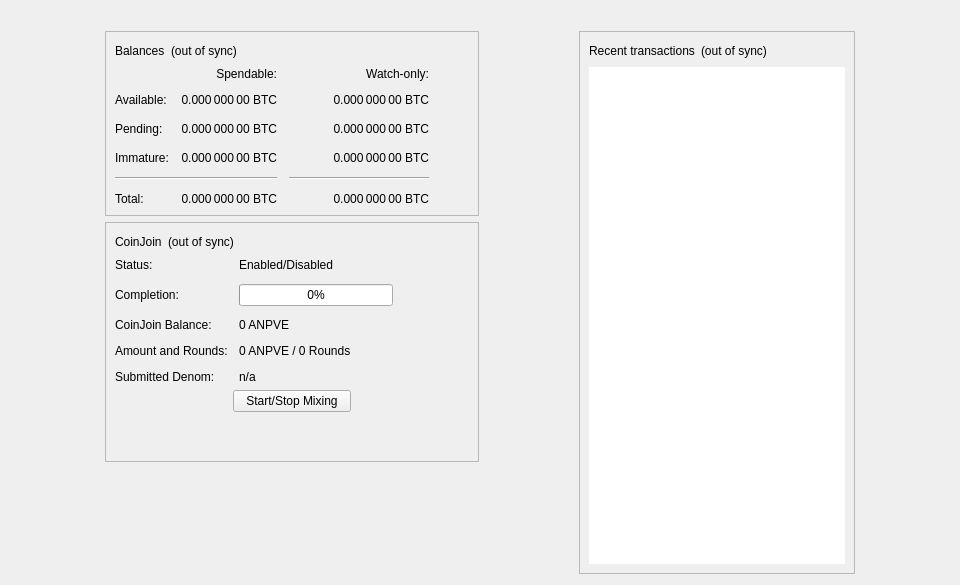
<?xml version="1.0" encoding="UTF-8"?>
<ui version="4.0">
 <class>OverviewPage</class>
 <widget class="QWidget" name="OverviewPage">
  <property name="geometry">
   <rect>
    <x>0</x>
    <y>0</y>
    <width>960</width>
    <height>585</height>
   </rect>
  </property>
  <property name="minimumSize">
   <size>
    <width>960</width>
    <height>0</height>
   </size>
  </property>
  <property name="windowTitle">
   <string>Form</string>
  </property>
  <layout class="QVBoxLayout" name="topLayout">
   <item>
    <widget class="QLabel" name="labelAlerts">
     <property name="visible">
      <bool>false</bool>
     </property>
     <property name="wordWrap">
      <bool>true</bool>
     </property>
     <property name="margin">
      <number>3</number>
     </property>
     <property name="textInteractionFlags">
      <set>Qt::TextSelectableByMouse</set>
     </property>
    </widget>
   </item>
   <item>
    <layout class="QHBoxLayout" name="horizontalLayout" stretch="1,0,1,0,1">
     <item>
      <spacer name="horizontalSpacerLeft">
       <property name="orientation">
        <enum>Qt::Horizontal</enum>
       </property>
       <property name="sizeType">
        <enum>QSizePolicy::Preferred</enum>
       </property>
       <property name="sizeHint" stdset="0">
        <size>
         <width>10</width>
         <height>20</height>
        </size>
       </property>
      </spacer>
     </item>
     <item>
      <layout class="QVBoxLayout" name="verticalLayout_2">
       <item>
        <widget class="QFrame" name="frame">
         <property name="frameShape">
          <enum>QFrame::StyledPanel</enum>
         </property>
         <property name="frameShadow">
          <enum>QFrame::Raised</enum>
         </property>
         <layout class="QVBoxLayout" name="verticalLayout_4">
          <item>
           <layout class="QHBoxLayout" name="horizontalLayout_4">
            <item>
             <widget class="QLabel" name="label_5">
              <property name="text">
               <string>Balances</string>
              </property>
             </widget>
            </item>
            <item>
             <widget class="QLabel" name="labelWalletStatus">
              <property name="toolTip">
               <string>The displayed information may be out of date. Your wallet automatically synchronizes with the AnonPay network after a connection is established, but this process has not completed yet.</string>
              </property>
              <property name="text">
               <string notr="true">(out of sync)</string>
              </property>
              <property name="alignment">
               <set>Qt::AlignLeading|Qt::AlignLeft|Qt::AlignVCenter</set>
              </property>
             </widget>
            </item>
            <item>
             <spacer name="horizontalSpacer_3">
              <property name="orientation">
               <enum>Qt::Horizontal</enum>
              </property>
              <property name="sizeHint" stdset="0">
               <size>
                <width>40</width>
                <height>20</height>
               </size>
              </property>
             </spacer>
            </item>
           </layout>
          </item>
          <item>
           <layout class="QGridLayout" name="gridLayout">
            <property name="spacing">
             <number>12</number>
            </property>
            <item row="2" column="2">
             <widget class="QLabel" name="labelWatchPending">
              <property name="cursor">
               <cursorShape>IBeamCursor</cursorShape>
              </property>
              <property name="toolTip">
               <string>Unconfirmed transactions to watch-only addresses</string>
              </property>
              <property name="text">
               <string notr="true">0.000 000 00 BTC</string>
              </property>
              <property name="alignment">
               <set>Qt::AlignRight|Qt::AlignTrailing|Qt::AlignVCenter</set>
              </property>
              <property name="textInteractionFlags">
               <set>Qt::LinksAccessibleByMouse|Qt::TextSelectableByKeyboard|Qt::TextSelectableByMouse</set>
              </property>
             </widget>
            </item>
            <item row="2" column="1">
             <widget class="QLabel" name="labelUnconfirmed">
              <property name="cursor">
               <cursorShape>IBeamCursor</cursorShape>
              </property>
              <property name="toolTip">
               <string>Total of transactions that have yet to be confirmed, and do not yet count toward the spendable balance</string>
              </property>
              <property name="text">
               <string notr="true">0.000 000 00 BTC</string>
              </property>
              <property name="alignment">
               <set>Qt::AlignRight|Qt::AlignTrailing|Qt::AlignVCenter</set>
              </property>
              <property name="textInteractionFlags">
               <set>Qt::LinksAccessibleByMouse|Qt::TextSelectableByKeyboard|Qt::TextSelectableByMouse</set>
              </property>
             </widget>
            </item>
            <item row="3" column="2">
             <widget class="QLabel" name="labelWatchImmature">
              <property name="cursor">
               <cursorShape>IBeamCursor</cursorShape>
              </property>
              <property name="toolTip">
               <string>Mined balance in watch-only addresses that has not yet matured</string>
              </property>
              <property name="text">
               <string notr="true">0.000 000 00 BTC</string>
              </property>
              <property name="alignment">
               <set>Qt::AlignRight|Qt::AlignTrailing|Qt::AlignVCenter</set>
              </property>
              <property name="textInteractionFlags">
               <set>Qt::LinksAccessibleByMouse|Qt::TextSelectableByKeyboard|Qt::TextSelectableByMouse</set>
              </property>
             </widget>
            </item>
            <item row="4" column="0" colspan="2">
             <widget class="Line" name="lineSpendableBalance">
              <property name="orientation">
               <enum>Qt::Horizontal</enum>
              </property>
             </widget>
            </item>
            <item row="4" column="2">
             <widget class="Line" name="lineWatchBalance">
              <property name="sizePolicy">
               <sizepolicy hsizetype="Preferred" vsizetype="Fixed">
                <horstretch>0</horstretch>
                <verstretch>0</verstretch>
               </sizepolicy>
              </property>
              <property name="minimumSize">
               <size>
                <width>140</width>
                <height>0</height>
               </size>
              </property>
              <property name="orientation">
               <enum>Qt::Horizontal</enum>
              </property>
             </widget>
            </item>
            <item row="5" column="0">
             <widget class="QLabel" name="labelTotalText">
              <property name="text">
               <string>Total:</string>
              </property>
             </widget>
            </item>
            <item row="3" column="1">
             <widget class="QLabel" name="labelImmature">
              <property name="cursor">
               <cursorShape>IBeamCursor</cursorShape>
              </property>
              <property name="toolTip">
               <string>Mined balance that has not yet matured</string>
              </property>
              <property name="text">
               <string notr="true">0.000 000 00 BTC</string>
              </property>
              <property name="alignment">
               <set>Qt::AlignRight|Qt::AlignTrailing|Qt::AlignVCenter</set>
              </property>
              <property name="textInteractionFlags">
               <set>Qt::LinksAccessibleByMouse|Qt::TextSelectableByKeyboard|Qt::TextSelectableByMouse</set>
              </property>
             </widget>
            </item>
            <item row="2" column="3">
             <spacer name="horizontalSpacer_2">
              <property name="orientation">
               <enum>Qt::Horizontal</enum>
              </property>
              <property name="sizeHint" stdset="0">
               <size>
                <width>40</width>
                <height>20</height>
               </size>
              </property>
             </spacer>
            </item>
            <item row="3" column="0">
             <widget class="QLabel" name="labelImmatureText">
              <property name="text">
               <string>Immature:</string>
              </property>
             </widget>
            </item>
            <item row="5" column="1">
             <widget class="QLabel" name="labelTotal">
              <property name="cursor">
               <cursorShape>IBeamCursor</cursorShape>
              </property>
              <property name="toolTip">
               <string>Your current total balance</string>
              </property>
              <property name="text">
               <string notr="true">0.000 000 00 BTC</string>
              </property>
              <property name="alignment">
               <set>Qt::AlignRight|Qt::AlignTrailing|Qt::AlignVCenter</set>
              </property>
              <property name="textInteractionFlags">
               <set>Qt::LinksAccessibleByMouse|Qt::TextSelectableByKeyboard|Qt::TextSelectableByMouse</set>
              </property>
             </widget>
            </item>
            <item row="5" column="2">
             <widget class="QLabel" name="labelWatchTotal">
              <property name="cursor">
               <cursorShape>IBeamCursor</cursorShape>
              </property>
              <property name="toolTip">
               <string>Current total balance in watch-only addresses</string>
              </property>
              <property name="text">
               <string notr="true">0.000 000 00 BTC</string>
              </property>
              <property name="alignment">
               <set>Qt::AlignRight|Qt::AlignTrailing|Qt::AlignVCenter</set>
              </property>
              <property name="textInteractionFlags">
               <set>Qt::LinksAccessibleByMouse|Qt::TextSelectableByKeyboard|Qt::TextSelectableByMouse</set>
              </property>
             </widget>
            </item>
            <item row="0" column="2">
             <widget class="QLabel" name="labelWatchonly">
              <property name="text">
               <string>Watch-only:</string>
              </property>
              <property name="alignment">
               <set>Qt::AlignRight|Qt::AlignTrailing|Qt::AlignVCenter</set>
              </property>
             </widget>
            </item>
            <item row="1" column="0">
             <widget class="QLabel" name="labelBalanceText">
              <property name="text">
               <string>Available:</string>
              </property>
             </widget>
            </item>
            <item row="1" column="1">
             <widget class="QLabel" name="labelBalance">
              <property name="cursor">
               <cursorShape>IBeamCursor</cursorShape>
              </property>
              <property name="toolTip">
               <string>Your current spendable balance</string>
              </property>
              <property name="text">
               <string notr="true">0.000 000 00 BTC</string>
              </property>
              <property name="alignment">
               <set>Qt::AlignRight|Qt::AlignTrailing|Qt::AlignVCenter</set>
              </property>
              <property name="textInteractionFlags">
               <set>Qt::LinksAccessibleByMouse|Qt::TextSelectableByKeyboard|Qt::TextSelectableByMouse</set>
              </property>
             </widget>
            </item>
            <item row="1" column="2">
             <widget class="QLabel" name="labelWatchAvailable">
              <property name="cursor">
               <cursorShape>IBeamCursor</cursorShape>
              </property>
              <property name="toolTip">
               <string>Your current balance in watch-only addresses</string>
              </property>
              <property name="text">
               <string notr="true">0.000 000 00 BTC</string>
              </property>
              <property name="alignment">
               <set>Qt::AlignRight|Qt::AlignTrailing|Qt::AlignVCenter</set>
              </property>
              <property name="textInteractionFlags">
               <set>Qt::LinksAccessibleByMouse|Qt::TextSelectableByKeyboard|Qt::TextSelectableByMouse</set>
              </property>
             </widget>
            </item>
            <item row="2" column="0">
             <widget class="QLabel" name="labelPendingText">
              <property name="text">
               <string>Pending:</string>
              </property>
             </widget>
            </item>
            <item row="0" column="1">
             <widget class="QLabel" name="labelSpendable">
              <property name="text">
               <string>Spendable:</string>
              </property>
              <property name="alignment">
               <set>Qt::AlignRight|Qt::AlignTrailing|Qt::AlignVCenter</set>
              </property>
             </widget>
            </item>
           </layout>
          </item>
         </layout>
        </widget>
       </item>
       <item>
        <widget class="QFrame" name="frameCoinJoin">
         <property name="layoutDirection">
          <enum>Qt::LeftToRight</enum>
         </property>
         <property name="frameShape">
          <enum>QFrame::StyledPanel</enum>
         </property>
         <property name="frameShadow">
          <enum>QFrame::Raised</enum>
         </property>
         <layout class="QVBoxLayout" name="VerticalLayout_PS1">
          <item>
           <layout class="QHBoxLayout" name="horizontalLayout_5">
            <item>
             <widget class="QLabel" name="labelCoinJoinHeader">
              <property name="text">
               <string notr="true">CoinJoin</string>
              </property>
             </widget>
            </item>
            <item>
             <widget class="QLabel" name="labelCoinJoinSyncStatus">
              <property name="toolTip">
               <string>The displayed information may be out of date. Your wallet automatically synchronizes with the AnonPay network after a connection is established, but this process has not completed yet.</string>
              </property>
              <property name="text">
               <string notr="true">(out of sync)</string>
              </property>
              <property name="alignment">
               <set>Qt::AlignLeading|Qt::AlignLeft|Qt::AlignVCenter</set>
              </property>
             </widget>
            </item>
            <item>
             <spacer name="horizontalSpacer_4">
              <property name="orientation">
               <enum>Qt::Horizontal</enum>
              </property>
              <property name="sizeHint" stdset="0">
               <size>
                <width>40</width>
                <height>20</height>
               </size>
              </property>
             </spacer>
            </item>
           </layout>
          </item>
          <item>
           <layout class="QFormLayout" name="coinJoinFormLayout">
            <property name="fieldGrowthPolicy">
             <enum>QFormLayout::AllNonFixedFieldsGrow</enum>
            </property>
            <property name="horizontalSpacing">
             <number>11</number>
            </property>
            <property name="verticalSpacing">
             <number>12</number>
            </property>
            <item row="0" column="0">
             <widget class="QLabel" name="labelCoinJoinEnabledText">
              <property name="text">
               <string>Status:</string>
              </property>
             </widget>
            </item>
            <item row="0" column="1">
             <widget class="QLabel" name="labelCoinJoinEnabled">
              <property name="text">
               <string>Enabled/Disabled</string>
              </property>
             </widget>
            </item>
            <item row="1" column="0">
             <widget class="QLabel" name="labelCompletitionText">
              <property name="text">
               <string>Completion:</string>
              </property>
             </widget>
            </item>
            <item row="1" column="1">
             <widget class="QProgressBar" name="coinJoinProgress">
              <property name="maximumSize">
               <size>
                <width>154</width>
                <height>16777215</height>
               </size>
              </property>
              <property name="value">
               <number>0</number>
              </property>
             </widget>
            </item>
            <item row="2" column="0">
             <widget class="QLabel" name="labelAnonymizedText">
              <property name="text">
               <string notr="true">CoinJoin Balance:</string>
              </property>
             </widget>
            </item>
            <item row="2" column="1">
             <widget class="QLabel" name="labelAnonymized">
              <property name="text">
               <string notr="true">0 ANPVE</string>
              </property>
             </widget>
            </item>
            <item row="3" column="0">
             <widget class="QLabel" name="labelAmountAndRoundsText">
              <property name="text">
               <string>Amount and Rounds:</string>
              </property>
             </widget>
            </item>
            <item row="3" column="1">
             <widget class="QLabel" name="labelAmountRounds">
              <property name="text">
               <string notr="true">0 ANPVE / 0 Rounds</string>
              </property>
             </widget>
            </item>
            <item row="4" column="0">
             <widget class="QLabel" name="labelSubmittedDenomText">
              <property name="text">
               <string>Submitted Denom:</string>
              </property>
             </widget>
            </item>
            <item row="4" column="1">
             <widget class="QLabel" name="labelSubmittedDenom">
              <property name="toolTip">
               <string>The denominations you submitted to the Smartnode.&lt;br&gt;To mix, other users must submit the exact same denominations.</string>
              </property>
              <property name="text">
               <string>n/a</string>
              </property>
              <property name="wordWrap">
               <bool>true</bool>
              </property>
             </widget>
            </item>
           </layout>
          </item>
          <item>
           <layout class="QVBoxLayout" name="VerticalLayout_PS">
            <item>
             <layout class="QHBoxLayout" name="horizontalLayout_3">
              <property name="topMargin">
               <number>0</number>
              </property>
              <item>
               <spacer name="horizontalSpacer_5">
                <property name="orientation">
                 <enum>Qt::Horizontal</enum>
                </property>
                <property name="sizeHint" stdset="0">
                 <size>
                  <width>40</width>
                  <height>20</height>
                 </size>
                </property>
               </spacer>
              </item>
              <item>
               <widget class="QPushButton" name="toggleCoinJoin">
                <property name="sizePolicy">
                 <sizepolicy hsizetype="MinimumExpanding" vsizetype="Fixed">
                  <horstretch>0</horstretch>
                  <verstretch>0</verstretch>
                 </sizepolicy>
                </property>
                <property name="text">
                 <string>Start/Stop Mixing</string>
                </property>
               </widget>
              </item>
              <item>
               <spacer name="horizontalSpacer_6">
                <property name="orientation">
                 <enum>Qt::Horizontal</enum>
                </property>
                <property name="sizeHint" stdset="0">
                 <size>
                  <width>40</width>
                  <height>20</height>
                 </size>
                </property>
               </spacer>
              </item>
             </layout>
            </item>
            <item>
             <spacer name="verticalSpacer_3">
              <property name="orientation">
               <enum>Qt::Vertical</enum>
              </property>
              <property name="sizeHint" stdset="0">
               <size>
                <width>20</width>
                <height>40</height>
               </size>
              </property>
             </spacer>
            </item>
           </layout>
          </item>
         </layout>
        </widget>
       </item>
       <item>
        <spacer name="verticalSpacer">
         <property name="orientation">
          <enum>Qt::Vertical</enum>
         </property>
         <property name="sizeHint" stdset="0">
          <size>
           <width>20</width>
           <height>40</height>
          </size>
         </property>
        </spacer>
       </item>
      </layout>
     </item>
     <item>
      <spacer name="horizontalSpacerCenter">
       <property name="orientation">
        <enum>Qt::Horizontal</enum>
       </property>
       <property name="sizeHint" stdset="0">
        <size>
         <width>10</width>
         <height>20</height>
        </size>
       </property>
      </spacer>
     </item>
     <item>
      <layout class="QVBoxLayout" name="verticalLayout_3">
       <item>
        <widget class="QFrame" name="frame_2">
         <property name="frameShape">
          <enum>QFrame::StyledPanel</enum>
         </property>
         <property name="frameShadow">
          <enum>QFrame::Raised</enum>
         </property>
         <layout class="QVBoxLayout" name="verticalLayout">
          <item>
           <layout class="QHBoxLayout" name="horizontalLayout_2">
            <item>
             <widget class="QLabel" name="label_4">
              <property name="text">
               <string>Recent transactions</string>
              </property>
             </widget>
            </item>
            <item>
             <widget class="QLabel" name="labelTransactionsStatus">
              <property name="toolTip">
               <string>The displayed information may be out of date. Your wallet automatically synchronizes with the AnonPay network after a connection is established, but this process has not completed yet.</string>
              </property>
              <property name="text">
               <string notr="true">(out of sync)</string>
              </property>
              <property name="alignment">
               <set>Qt::AlignLeading|Qt::AlignLeft|Qt::AlignVCenter</set>
              </property>
             </widget>
            </item>
            <item>
             <spacer name="horizontalSpacer">
              <property name="orientation">
               <enum>Qt::Horizontal</enum>
              </property>
              <property name="sizeHint" stdset="0">
               <size>
                <width>40</width>
                <height>20</height>
               </size>
              </property>
             </spacer>
            </item>
           </layout>
          </item>
          <item>
           <widget class="QListView" name="listTransactions">
            <property name="frameShape">
             <enum>QFrame::NoFrame</enum>
            </property>
            <property name="verticalScrollBarPolicy">
             <enum>Qt::ScrollBarAlwaysOff</enum>
            </property>
            <property name="horizontalScrollBarPolicy">
             <enum>Qt::ScrollBarAlwaysOff</enum>
            </property>
            <property name="selectionMode">
             <enum>QAbstractItemView::NoSelection</enum>
            </property>
           </widget>
          </item>
         </layout>
        </widget>
       </item>
      </layout>
     </item>
     <item>
      <spacer name="horizontalSpacerRight">
       <property name="orientation">
        <enum>Qt::Horizontal</enum>
       </property>
       <property name="sizeType">
        <enum>QSizePolicy::Preferred</enum>
       </property>
       <property name="sizeHint" stdset="0">
        <size>
         <width>10</width>
         <height>20</height>
        </size>
       </property>
      </spacer>
     </item>
    </layout>
   </item>
  </layout>
 </widget>
 <resources/>
 <connections/>
</ui>
